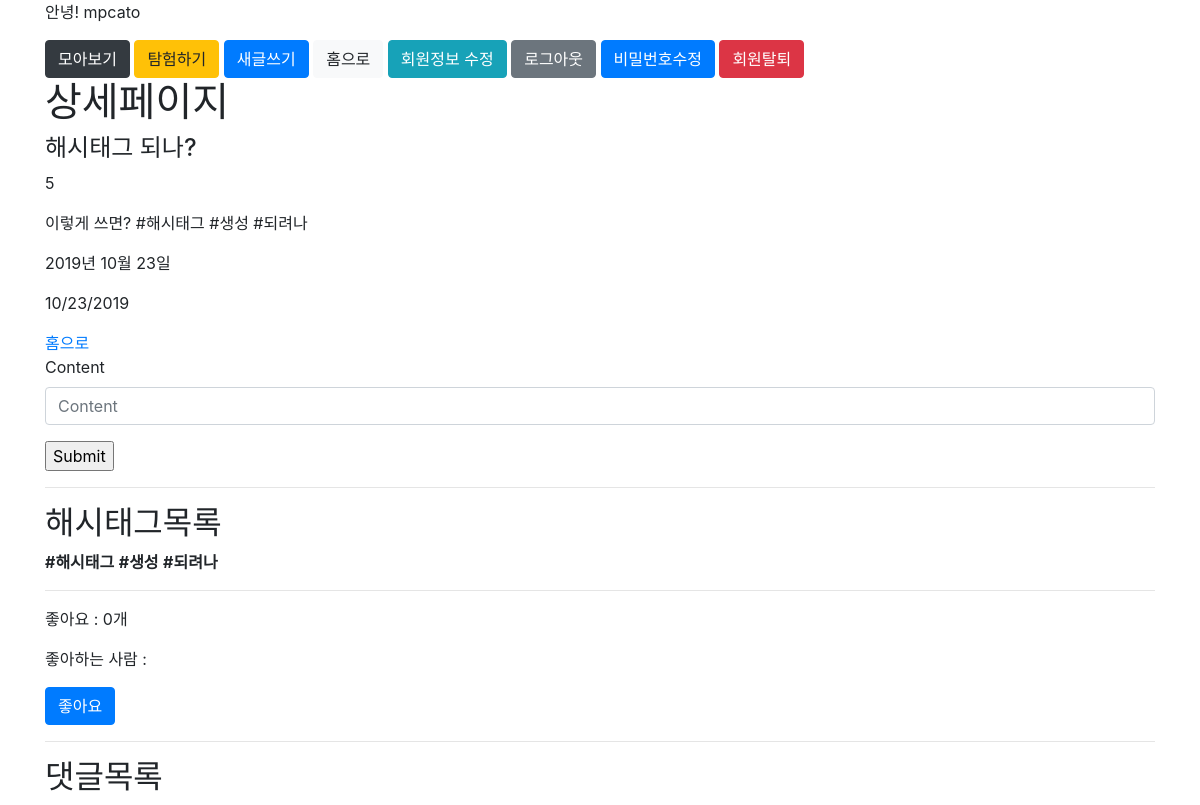
Screenshot of /articles/5/ (signed in) with the database file from the repository.
### accounts/models.py (models this page shows)
class User(AbstractUser):
    followers = models.ManyToManyField(settings.AUTH_USER_MODEL, related_name="followings")

### articles/models.py (models this page shows, shortened)
class Article(models.Model):
    title = models.CharField(max_length=50)
    content = models.TextField()
    created_at = models.DateTimeField(auto_now_add=True)
    updated_at = models.DateTimeField(auto_now=True)
    user = models.ForeignKey(settings.AUTH_USER_MODEL, on_delete=models.CASCADE,)
    like_users = models.ManyToManyField(settings.AUTH_USER_MODEL, related_name='like_articles', blank=True)
    hashtags = models.ManyToManyField(Hashtag, blank=True)
    class Meta:
        ordering = ('-pk',)

class Hashtag(models.Model):
    content = models.TextField(unique=True)
    def __str__(self):
        return self.content

### articles/views.py (the view)
# urls.py: path('<int:pk>/', views.detail, name='detail'),
def detail(request, pk):
    try:
        article = Article.objects.get(pk=pk)
    except Article.DoesNotExist:
        raise Http404('해당하는 ID의 글이 존재하지 않습니다.')
    comment_form = CommentForm()
    context = {
        'article' : article,
        'comment_form' : comment_form,
        'comments' : article.comment_set.all(),
    }
    return render(request, 'articles/detail.html', context)

### articles/forms.py
class CommentForm(forms.ModelForm):
    class Meta:
        model = Comment
        fields = ('content',)

### articles/templates/articles/detail.html (shortened to what this page needs)
{% extends 'base.html' %}
{% load bootstrap4 %}
{% block body %}
<h1>상세페이지</h1>
<h4>{{ article.title }}</h4>
<p>{{ article.pk }}</p>
<p>{{ article.content }}</p>
<p>{{ article.created_at|date:"Y년 M j일" }}</p>
<p>{{ article.updated_at|date:"SHORT_DATE_FORMAT" }}</p>
<a href="{% url 'articles:index' %}">홈으로</a>
<br>
{% if user.is_authenticated %}
<form action="{% url 'articles:create_comment' article.pk %}" method='POST'>
  {% bootstrap_form comment_form %}
  <input type="submit">
</form>
{% endif %}
<hr>
<h2>해시태그목록</h2>
<p>
  {% for hashtag in article.hashtags.all %}
    <strong>{{ hashtag }}</strong>
  {% endfor %}
</p>
<hr>
<p>좋아요 : <span id="like_count">{{ article.like_users.count }}</span>개</p>
<p>좋아하는 사람 :
{% with likers=article.like_users.all %}
</p>
  {% if user.is_authenticated %}
    {% if user in article.like_users.all %}
      <button data-gogo="hello" data-name="cato" data-id="{{ article.pk }}" class='btn btn-secondary' id='like_button'>좋아요 취소</button>
    {% else %}
      <button data-gogo="hello" data-name="cato" data-id="{{ article.pk }}" class='btn btn-primary' id='like_button'>좋아요</button>
    {% endif %}
  {% endif %}
{% endwith %}
<hr>
<h2>댓글목록</h2>
{% endblock %}

### recap/templates/base.html (shortened to what this page needs)
{% load bootstrap4 %}
{% bootstrap_css %}
<!DOCTYPE html>
<html lang="ko">
<head>
</head>
<body>
  <div class="container">
    {% if user.is_authenticated %}
      <p>안녕! {{ user.username }}</p>
      <a class='btn btn-dark' href="{% url 'profile' user.username %}">모아보기</a>
      <a class='btn btn-warning' href="{% url 'articles:explore' %}">탐험하기</a>
      <a class='btn btn-primary' href="{% url 'articles:create' %}">새글쓰기</a>
      <a class='btn btn-light' href="{% url 'articles:index' %}">홈으로</a>
      <a class='btn btn-info' href="{% url 'accounts:update' %}">회원정보 수정</a>
      <a class='btn btn-secondary' href="{% url 'accounts:logout' %}">로그아웃</a>
      <a class='btn btn-primary' href="{% url 'accounts:change_password' %}">비밀번호수정</a>
      <form style='display:inline;' action="{% url 'accounts:delete' %}" method="POST">
        <input type="submit" value="회원탈퇴" class="btn btn-danger">
      </form>
    {% else %}
      <a href="{% url 'accounts:login' %}">로그인</a>
      <a href="{% url 'accounts:signup' %}">회원가입</a>
    {% endif %}
    {% block body %}
    {% endblock %}
  </div>
</body>
</html>

### rows the page displays
User: username "mpcato"
Article: title "해시태그 되나?", pk "5", content "이렇게 쓰면? #해시태그 #생성 #되려나", created_at "2019년 10월 23일", updated_at "10/23/2019", like_users.count "0"
Hashtag: content "#해시태그"
Hashtag: content "#생성"
Hashtag: content "#되려나"
